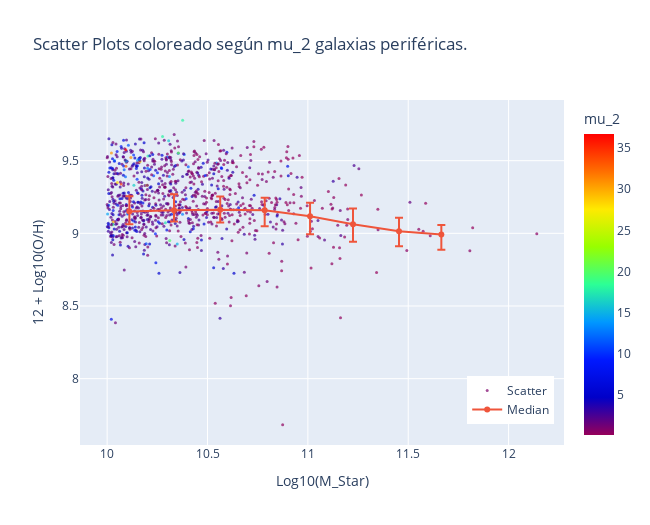

Notebook code cell kept with this figure:
### Code cell
fig = go.Figure(data=[go.Scatter(x = xvar,y = yvar,
                                 name="Scatter",
                                 mode='markers',
                                 marker=dict(
                                 size=3,
                                 color=color,
                                 opacity=0.7,
                                 colorscale='Rainbow', 
                                 showscale=True,
                                 colorbar=dict(title=parametro)
                                 )
                    ),go.Scatter(x = xmedian,y = ymedian,
                                 name="Median",
                                 error_y=dict(type='data',
                                 symmetric=False,
                                 array=yerror[1],
                                 arrayminus=yerror[0])
    )])

fig.update_layout(title='Scatter Plots coloreado según '+parametro+' galaxias periféricas.')

fig.update_xaxes(title_text = 'Log10(M_Star)')

fig.update_yaxes(title_text = '12 + Log10(O/H)')

# fig.update_layout(showlegend=False)

fig.update_layout(legend=dict(
    yanchor="top",
    y=0.2,
    xanchor="left",
    x=0.8
))

fig.update_layout(
    autosize=False,
    width=650,
    height=525
    )

fig.show()

### Figure 1 — Plotly figure (JSON) as saved in the notebook; plotly's stock layout.template omitted (floating-point values rounded to 4 significant figures; data arrays with more than 128 entries replaced by an {"elided": "..."} marker saying what was removed)
{"data": [{"marker": {"color": {"elided": "921 float values"}, "colorbar": {"title": {"text": "mu_2"}}, "colorscale": [[0, "rgb(150,0,90)"], [0.125, "rgb(0,0,200)"], [0.25, "rgb(0,25,255)"], [0.375, "rgb(0,152,255)"], [0.5, "rgb(44,255,150)"], [0.625, "rgb(151,255,0)"], [0.75, "rgb(255,234,0)"], [0.875, "rgb(255,111,0)"], [1, "rgb(255,0,0)"]], "opacity": 0.7, "showscale": true, "size": 3}, "mode": "markers", "name": "Scatter", "type": "scatter", "x": {"elided": "921 float values"}, "y": {"elided": "921 float values"}}, {"error_y": {"array": [0.1059, 0.1097, 0.09017, 0.08599, 0.09335, 0.1083, 0.09263, 0.06478], "arrayminus": [0.08679, 0.07875, 0.08752, 0.109, 0.1234, 0.1202, 0.1034, 0.1051], "symmetric": false, "type": "data"}, "name": "Median", "type": "scatter", "x": [10.11, 10.33, 10.56, 10.78, 11.01, 11.22, 11.45, 11.66], "y": [9.15, 9.159, 9.163, 9.158, 9.117, 9.063, 9.014, 8.993]}], "layout": {"autosize": false, "height": 525, "legend": {"x": 0.8, "xanchor": "left", "y": 0.2, "yanchor": "top"}, "title": {"text": "Scatter Plots coloreado según mu_2 galaxias periféricas."}, "width": 650, "xaxis": {"autorange": true, "range": [9.865, 12.28], "title": {"text": "Log10(M_Star)"}, "type": "linear"}, "yaxis": {"autorange": true, "range": [7.543, 9.918], "title": {"text": "12 + Log10(O/H)"}, "type": "linear"}}}
